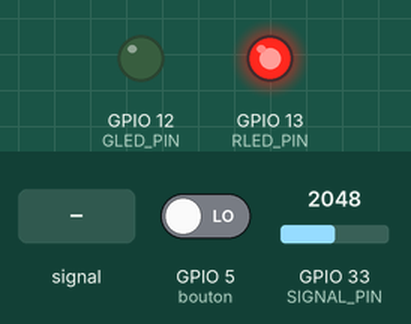
Recording of a sketch running on a simulated ESP32. On the bench: output pins drawn as LEDs (lit = HIGH). Dashed ring = blinking. The inputs (shaded band) are chosen by the test bench; at power-on: GPIO 33 (SIGNAL_PIN) = 2048, GPIO 5 (bouton) LOW. What the sketch prints to the serial monitor is not drawn.

Above: at 1.2 s.
1.3 s: GPIO 33 (SIGNAL_PIN) fed a 2 Hz sine of ±1228 counts around its level
At 4.2 s:
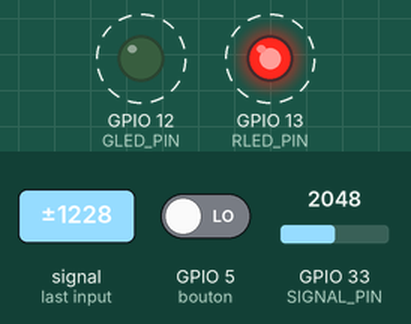
4.3 s: GPIO 33 (SIGNAL_PIN) set to 2866
At 5.4 s:
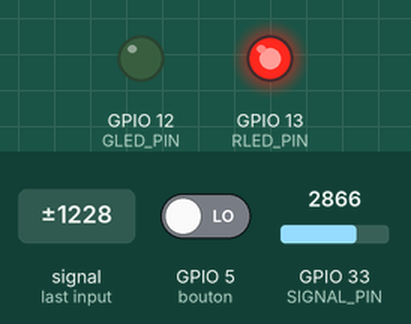
7.3 s: GPIO 33 (SIGNAL_PIN) set to 2968
8.8 s: GPIO 33 (SIGNAL_PIN) set to 3073
At 9.6 s:
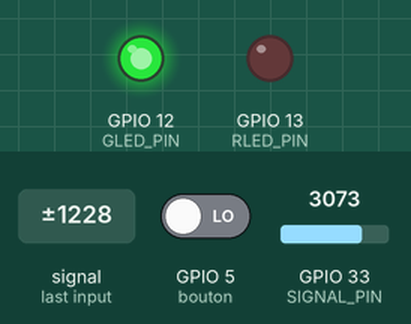
Timing chart, 0 to 11.3 s (numbered marks = the images above; inputs shaded):
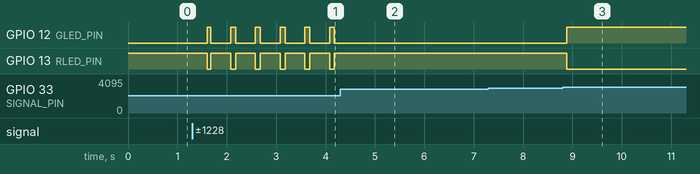

The sketch:

water_sense.ino
```cpp
#include <ESP32Servo.h>
#include "puzzlelib.h"
#define PUZZLE

#define RLED_PIN    13
#define GLED_PIN    12
#define SIGNAL_PIN  A5
#define THRESHOLD   3000
int bouton = 5;

bool locked = true;
void set_state(bool lock) {
  if (locked == lock) return;

  if (locked) {
    Serial.println("unlock");
  } else {
  }

  locked = lock;
}

void setup() {
  Serial.begin(9600);
  pinMode(bouton,      INPUT);
  pinMode(RLED_PIN,   OUTPUT);
  pinMode(GLED_PIN,   OUTPUT);
  digitalWrite(RLED_PIN,   HIGH);
  digitalWrite(GLED_PIN,   LOW);
  if (puzzle_init(set_state, "WATR") != PUZZLE_OK) {
    Serial.println("Error initializing puzzle");
  } else {
    Serial.println("Init okay");
  }
}

void loop() {
  delay(100);
  if (!locked) {
    digitalWrite(RLED_PIN, LOW);
    digitalWrite(GLED_PIN, HIGH);
    return;
  }
  int value = analogRead(SIGNAL_PIN);
  if (value > THRESHOLD) {
    digitalWrite(GLED_PIN, HIGH);
    digitalWrite(RLED_PIN, LOW);
    for (int i = 0; i < 1000; ++i) {
      value = analogRead(SIGNAL_PIN);
      if (value <= THRESHOLD) {
        digitalWrite(RLED_PIN, HIGH);
        digitalWrite(GLED_PIN, LOW);
        return;
      }
      delay(1);
    }

    while (digitalRead(bouton) == LOW) delay(1);
    puzzle_update_lock_status(false);
  } else {
    digitalWrite(RLED_PIN, HIGH);
    digitalWrite(GLED_PIN, LOW);
  }

}
```

Measured:
- the behaviour switches between 3000 and 3001 on GPIO 33 (SIGNAL_PIN) (found by bisection; images 2 and 3)
- after the input at 1.3 s, GPIO 12 (GLED_PIN): alternates HIGH for 0.10 s and LOW for 0.40 s, starting after 0.30 s; GPIO 13 (RLED_PIN): alternates HIGH for 0.40 s and LOW for 0.10 s, starting after 0.30 s
- after the input at 4.3 s, GPIO 12 (GLED_PIN): stops changing and stays LOW; GPIO 13 (RLED_PIN): stops changing and stays HIGH
- after the input at 7.3 s, every drawn part: stays the same
- after the input at 8.8 s, GPIO 12 (GLED_PIN): LOW → HIGH after 0.09 s; GPIO 13 (RLED_PIN): HIGH → LOW after 0.09 s
